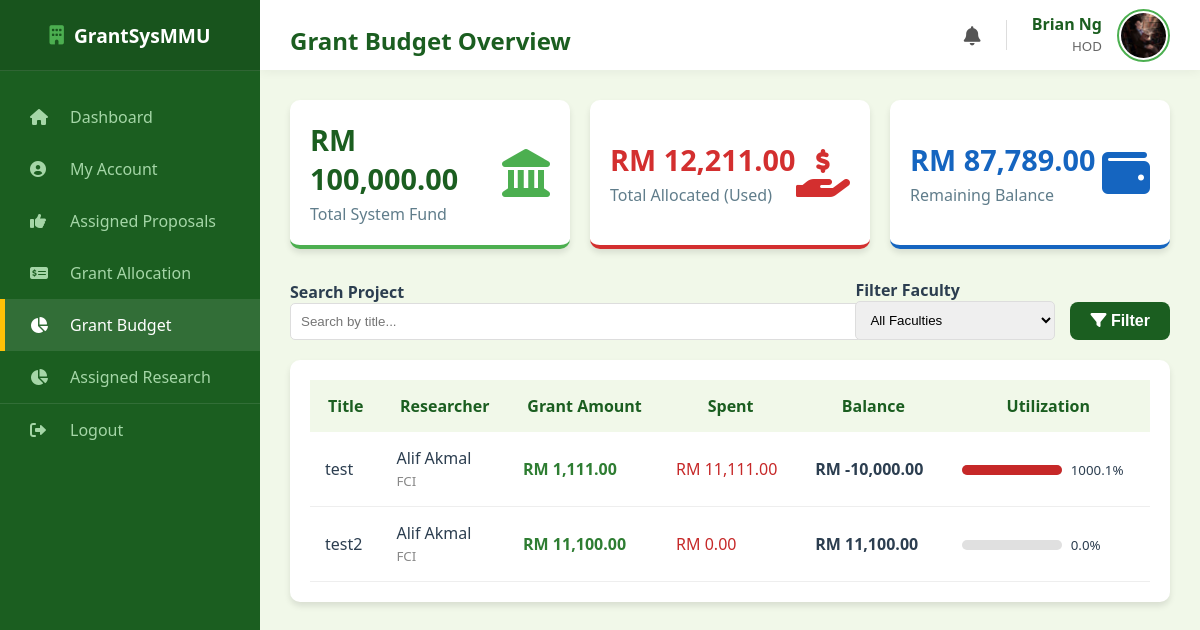
Page /hod/grant_budget (signed in) on the earlier database version.
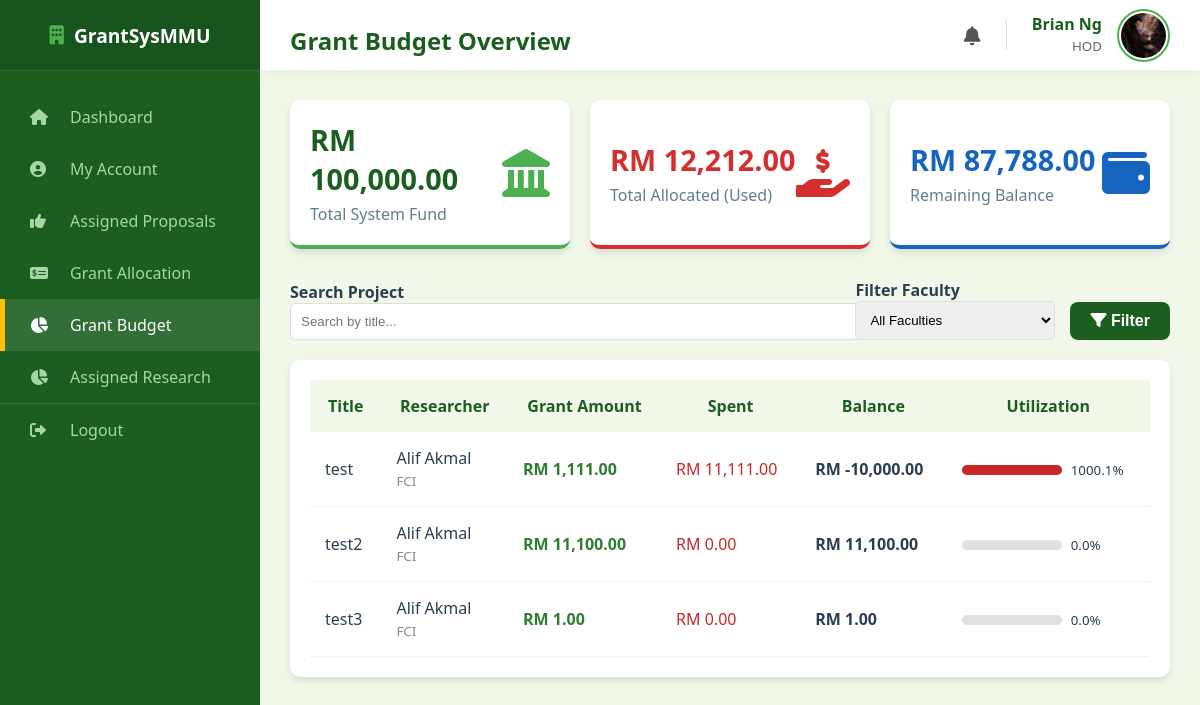
Same page on the later database version.
### models.py (models this page shows, shortened)
class User(db.Model):
    __tablename__ = "user"
    mmu_id = db.Column(db.String(15), primary_key=True)
    name = db.Column(db.String(150), nullable=False)
    email = db.Column(db.String(100), unique=True, nullable=False)
    password = db.Column(db.String(100), nullable=False)
    faculty = db.Column(db.String(100), nullable=False)
    user_role = db.Column(db.String(25), nullable=False)
    profile_image = db.Column(db.String(20), nullable=False, default="default.jpg")
    phone_number = db.Column(db.String(20), nullable=True)
    admin_profile = db.relationship(
        "Admin", backref="user_info", uselist=False, cascade="all, delete-orphan"
    )
    researcher_profile = db.relationship(
        "Researcher", backref="user_info", uselist=False, cascade="all, delete-orphan"
    )
    reviewer_profile = db.relationship(
        "Reviewer", backref="user_info", uselist=False, cascade="all, delete-orphan"
    )
    hod_profile = db.relationship(
        "HOD", backref="user_info", uselist=False, cascade="all, delete-orphan"
    )

class Grant(db.Model):
    __tablename__ = "grant"
    grant_id = db.Column(db.Integer, primary_key=True)
    grant_amount = db.Column(db.Float, nullable=False)
    award_date = db.Column(db.DateTime, default=malaysia_now)
    proposal_id = db.Column(
        db.Integer, db.ForeignKey("proposal.proposal_id"), nullable=False
    )
    proposal = db.relationship(
        "Proposal", backref=db.backref("grant_award", uselist=False)
    )

class Proposal(db.Model):
    __tablename__ = "proposal"
    proposal_id = db.Column(db.Integer, primary_key=True)
    title = db.Column(db.String(255), nullable=False)
    research_area = db.Column(db.String(100), nullable=False, default="General")
    requested_budget = db.Column(db.Float, nullable=False)
    status = db.Column(db.String(30), nullable=False, default="Draft")
    submission_date = db.Column(db.Date, default=malaysia_now)
    document_file = db.Column(db.String(100), nullable=True)
    review_score = db.Column(db.Integer, nullable=True)
    review_feedback = db.Column(db.Text, nullable=True)
    review_draft = db.Column(db.Text, nullable=True)
    researcher_id = db.Column(
        db.Integer, db.ForeignKey("researcher.researcher_id"), nullable=False
    )
    cycle_id = db.Column(
        db.Integer, db.ForeignKey("grant_cycle.cycle_id"), nullable=False
    )
    assigned_reviewer_id = db.Column(
        db.Integer, db.ForeignKey("reviewer.reviewer_id"), nullable=True
    )
    assigned_hod_id = db.Column(db.Integer, db.ForeignKey("hod.hod_id"), nullable=True)
    reviewer = db.relationship("Reviewer", foreign_keys=[assigned_reviewer_id])
    hod = db.relationship("HOD", foreign_keys=[assigned_hod_id])
    deadlines = db.relationship(
        "Deadline", backref="proposal", cascade="all, delete-orphan"
    )

### routes/hod_routes.py (the view)
@hod_bp.route("/hod/grant_budget")
def hod_grant_budget():
    if session.get("role") != "HOD":
        return redirect(url_for("hod.hod_login"))
    user = User.query.get(session["user_id"])
    current_hod = HOD.query.filter_by(mmu_id=user.mmu_id).first()
    total_budget_in = db.session.query(func.sum(Budget.amount)).scalar() or 0.0
    total_grants_out = db.session.query(func.sum(Grant.grant_amount)).scalar() or 0.0
    remaining_balance = total_budget_in - total_grants_out
    search_query = request.args.get("search", "")
    filter_faculty = request.args.get("faculty", "")
    page = request.args.get("page", 1, type=int)
    per_page = 8
    query = (
        Proposal.query.join(Grant)
        .filter(Proposal.assigned_hod_id == current_hod.hod_id)
        .join(Researcher)
        .join(User)
    )
    if search_query:
        query = query.filter(Proposal.title.ilike(f"%{search_query}%"))
    if filter_faculty:
        query = query.filter(User.faculty == filter_faculty)
    pagination = query.paginate(page=page, per_page=per_page, error_out=False)
    proposal_data = []
    for p in pagination.items:
        spent = (
            db.session.query(func.sum(ProgressReport.financial_usage))
            .filter_by(proposal_id=p.proposal_id)
            .scalar()
            or 0.0
        )
        grant_amount = p.grant_award.grant_amount
        proposal_data.append(
            {
                "proposal": p,
                "spent": spent,
                "grant_amount": grant_amount,
                "balance": grant_amount - spent,
                "utilization": (spent / grant_amount * 100) if grant_amount > 0 else 0,
            }
        )
    return render_template(
        "hod_grant_budget.html",
        user=user,
        total_fund=total_budget_in,
        total_allocated=total_grants_out,
        current_balance=remaining_balance,
        proposal_data=proposal_data,
        pagination=pagination,
        faculties=Faculty.query.all(),
    )

### main.py (called while the page is built)
@app.context_processor
def inject_notifications():
    if "user_id" in session:
        unread = Notification.query.filter_by(recipient_id=session["user_id"], is_read=False).count()
        return dict(unread_notifications=unread)
    return dict(unread_notifications=0)

### templates/hod_grant_budget.html (shortened to what this page needs)
<!DOCTYPE html>
<html lang="en">
<head>
    <link rel="stylesheet" type="text/css" href="{{ url_for('static', filename='style.css') }}">
    <link rel="stylesheet" href="https://cdnjs.cloudflare.com/ajax/libs/font-awesome/6.0.0/css/all.min.css">
</head>
<body>
    <div class="dashboard-container">
        <div class="sidebar">
            <div class="sidebar-header"><i class="fas fa-building"
                    style="margin-right: 10px; color: var(--secondary-color);"></i> GrantSysMMU</div>
            <ul class="sidebar-menu">
                <li><a href="{{ url_for('hod.hod_dashboard') }}"><i class="fas fa-home"></i> Dashboard</a></li>
                <li><a href="{{ url_for('hod.hod_profile') }}"><i class="fas fa-user-circle"></i> My Account</a></li>
                <li><a href="{{ url_for('hod.hod_assigned_proposals') }}"><i class="fas fa-thumbs-up"></i>
                        Assigned Proposals</a></li>
                <li><a href="{{ url_for('hod.hod_grant_allocation') }}"><i class="fas fa-money-check-alt"></i> Grant Allocation</a></li>
                <li class="active"><a href="{{ url_for('hod.hod_grant_budget') }}"><i class="fas fa-chart-pie"></i> Grant Budget</a></li>
                <li><a href="{{ url_for('hod.hod_assigned_research') }}"><i class="fas fa-chart-pie"></i> Assigned Research</a></li>
                <li style="margin-top: auto; border-top: 1px solid rgba(255,255,255,0.1);">
                    <a href="{{ url_for('auth.logout') }}"><i class="fas fa-sign-out-alt"></i> Logout</a>
                </li>
            </ul>
        </div>
        <div class="main-content">
            <div class="top-bar">
                <h2>Grant Budget Overview</h2>
                <div style="display: flex; align-items: center; gap: 25px;">
                    <a href="{{ url_for('auth.view_notifications') }}"
                        style="position: relative; color: #555; font-size: 1.2rem; text-decoration: none;">
                        <i class="fas fa-bell"></i>
                    </a>
                    <div style="display: flex; align-items: center; gap: 15px;">
                        <div style="text-align: right; line-height: 1.3;">
                            <span style="display: block; font-weight: bold; color: #1b5e20;">{{ user.name }}</span>
                            <small style="color: #666;">HOD</small>
                        </div>
                        <img src="{{ url_for('static', filename='profile_pics/' + user.profile_image) }}"
                            style="width: 45px; height: 45px; border-radius: 50%; object-fit: cover; border: 2px solid #4caf50; padding: 2px;">
                    </div>
                </div>
            </div>
            <div class="content-wrapper">
                <div class="stats-grid">
                    <div class="stat-card" style="border-bottom-color: #4caf50;">
                        <div class="stat-info">
                            <h3 style="font-size: 1.8rem;">RM {{ "{:,.2f}".format(total_fund) }}</h3>
                            <p>Total System Fund</p>
                        </div>
                        <i class="fas fa-landmark stat-icon" style="color: #4caf50;"></i>
                    </div>
                    <div class="stat-card" style="border-bottom-color: #d32f2f;">
                        <div class="stat-info">
                            <h3 style="color: #d32f2f; font-size: 1.8rem;">RM {{ "{:,.2f}".format(total_allocated) }}</h3>
                            <p>Total Allocated (Used)</p>
                        </div>
                        <i class="fas fa-hand-holding-usd stat-icon" style="color: #d32f2f;"></i>
                    </div>
                    <div class="stat-card" style="border-bottom-color: #1565c0;">
                        <div class="stat-info">
                            <h3 style="color: #1565c0; font-size: 1.8rem;">RM {{ "{:,.2f}".format(current_balance) }}</h3>
                            <p>Remaining Balance</p>
                        </div>
                        <i class="fas fa-wallet stat-icon" style="color: #1565c0;"></i>
                    </div>
                </div>
                <div class="section-card" style="margin-bottom: 20px;">
                    <form method="GET" action="{{ url_for('hod.hod_grant_budget') }}" style="display: flex; gap: 15px; align-items: flex-end;">
                        <div style="flex: 1;">
                            <label style="font-weight: bold;">Search Project</label>
                            <input type="text" name="search" placeholder="Search by title..." value="{{ request.args.get('search', '') }}" style="width: 100%; padding: 10px; border: 1px solid #ddd; border-radius: 5px;">
                        </div>
                        <div style="width: 200px;">
                            <label style="font-weight: bold;">Filter Faculty</label>
                            <select name="faculty" style="width: 100%; padding: 10px; border: 1px solid #ddd; border-radius: 5px;">
                                <option value="">All Faculties</option>
                            </select>
                        </div>
                        <button type="submit" class="btn-primary" style="width: auto; padding: 10px 20px;"><i class="fas fa-filter"></i> Filter</button>
                    </form>
                </div>
                <div class="table-card">
                    <table style="width: 100%; border-collapse: collapse;">
                        <thead>
                            <tr style="background: #f1f8e9; color: #1b5e20;">
                                <th style="padding: 15px;">Title</th>
                                <th style="padding: 15px;">Researcher</th>
                                <th style="padding: 15px;">Grant Amount</th>
                                <th style="padding: 15px;">Spent</th>
                                <th style="padding: 15px;">Balance</th>
                                <th style="padding: 15px;">Utilization</th>
                            </tr>
                        </thead>
                        <tbody>
                            {% for item in proposal_data %}
                            <tr style="border-bottom: 1px solid #eee;">
                                <td style="padding: 15px; font-weight: 500;">{{ item.proposal.title }}</td>
                                <td style="padding: 15px;">{{ item.proposal.researcher.user_info.name }}<br><small style="color:#888;">{{ item.proposal.researcher.user_info.faculty }}</small></td>
                                <td style="padding: 15px; color: #2e7d32; font-weight: bold;">RM {{ "{:,.2f}".format(item.grant_amount) }}</td>
                                <td style="padding: 15px; color: #c62828;">RM {{ "{:,.2f}".format(item.spent) }}</td>
                                <td style="padding: 15px; font-weight: bold;">RM {{ "{:,.2f}".format(item.balance) }}</td>
                                <td style="padding: 15px;">
                                    <div style="background: #e0e0e0; border-radius: 10px; height: 10px; width: 100px; display: inline-block;">
                                        <div style="background: {% if item.utilization > 90 %}#c62828{% elif item.utilization > 50 %}#fbc02d{% else %}#2e7d32{% endif %};
                                                    width: {{ item.utilization if item.utilization <= 100 else 100 }}%; height: 100%; border-radius: 10px;"></div>
                                    </div>
                                    <small style="margin-left: 5px;">{{ "{:.1f}".format(item.utilization) }}%</small>
                                </td>
                            </tr>
                            {% else %}
                            <tr>
                                <td colspan="6" style="padding: 20px; text-align: center; color: #777;">No active grants found matching your criteria.</td>
                            </tr>
                            {% endfor %}
                        </tbody>
                    </table>
                </div>
            </div>
        </div>
    </div>
</body>
</html>

### static/style.css (style rules this page uses)
:root { --primary-color: #1b5e20; --secondary-color: #4caf50; --accent-color: #ffc107; --bg-light: #f1f8e9; --white: #ffffff; --text-dark: #2c3e50; --text-muted: #607d8b; --sidebar-width: 260px; --shadow: 0 4px 6px rgba(0, 0, 0, 0.1); }
body { font-family: 'Segoe UI', 'Roboto', Helvetica, Arial, sans-serif; margin: 0; padding: 0; background-color: var(--bg-light); color: var(--text-dark); }
.dashboard-container { display: flex; min-height: 100vh; }
.sidebar { width: var(--sidebar-width); background-color: var(--primary-color); color: white; display: flex; flex-direction: column; position: fixed; height: 100%; z-index: 100; }
.sidebar-header { height: 70px; display: flex; align-items: center; justify-content: center; background-color: rgba(0, 0, 0, 0.1); font-size: 1.2rem; font-weight: bold; border-bottom: 1px solid rgba(255, 255, 255, 0.1); }
.sidebar-menu { list-style: none; padding: 0; margin: 20px 0; }
.sidebar-menu li a { display: flex; align-items: center; padding: 15px 25px; color: #a5d6a7; text-decoration: none; transition: 0.3s; border-left: 5px solid transparent; }
.sidebar-menu li a:hover, .sidebar-menu li.active a { background-color: rgba(255, 255, 255, 0.1); color: white; border-left-color: var(--accent-color); }
.sidebar-menu li a i { width: 30px; margin-right: 10px; }
.main-content { margin-left: var(--sidebar-width); width: calc(100% - var(--sidebar-width)); background-color: var(--bg-light); display: flex; flex-direction: column; min-height: 100vh; }
.top-bar { width: 100%; height: 70px; background: white; display: flex; align-items: center; justify-content: space-between; padding: 0 30px; box-shadow: 0 2px 10px rgba(0, 0, 0, 0.05); box-sizing: border-box; position: sticky; top: 0; z-index: 50; }
body { margin: 0; }
.dashboard-container { display: flex; min-height: 100vh; width: 100%; }
.sidebar { width: 260px; flex-shrink: 0; }
.main-content { flex: 1; display: flex; flex-direction: column; width: 100%; }
.content-wrapper { padding: 30px; }
.btn-primary { background-color: var(--primary-color); color: white; border: none; padding: 14px; width: 100%; font-size: 1rem; font-weight: 600; border-radius: 8px; cursor: pointer; transition: background 0.3s; margin-top: 10px; }
.stats-grid { display: grid; grid-template-columns: repeat(auto-fit, minmax(220px, 1fr)); gap: 20px; margin-bottom: 30px; }
.stat-card { background: white; padding: 20px; border-radius: 10px; box-shadow: var(--shadow); display: flex; align-items: center; justify-content: space-between; border-bottom: 4px solid var(--secondary-color); }
.stat-info h3 { font-size: 2rem; margin: 0; color: var(--primary-color); }
.stat-info p { margin: 5px 0 0; color: var(--text-muted); }
.stat-icon { font-size: 3rem; color: #e8f5e9; }
.table-card { background: white; padding: 20px; border-radius: 10px; box-shadow: var(--shadow); }
h2 { margin-bottom: 0.5rem; color: var(--primary-color); }
p { color: var(--text-muted); margin-top: 0; }

Differences in the rows shown:
added Grant: proposal "test3", proposal.researcher.user_info.name "Alif Akmal", proposal.researcher.user_info.faculty "FCI", grant_amount "1.00", spent "0.00", balance "1.00", utilization "0.0"
Other differences:
{{ "{:,.2f}".format(total_allocated) }}: "12,211.00" → "12,212.00"
{{ "{:,.2f}".format(current_balance) }}: "87,789.00" → "87,788.00"
